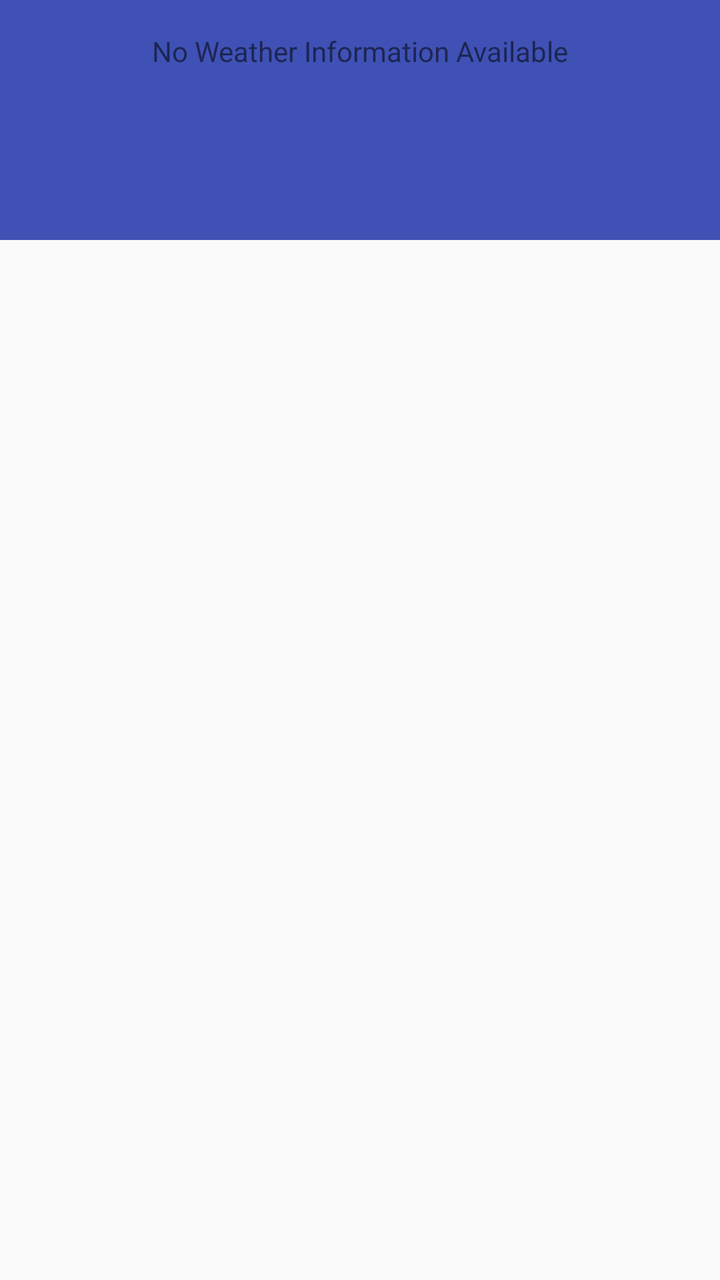
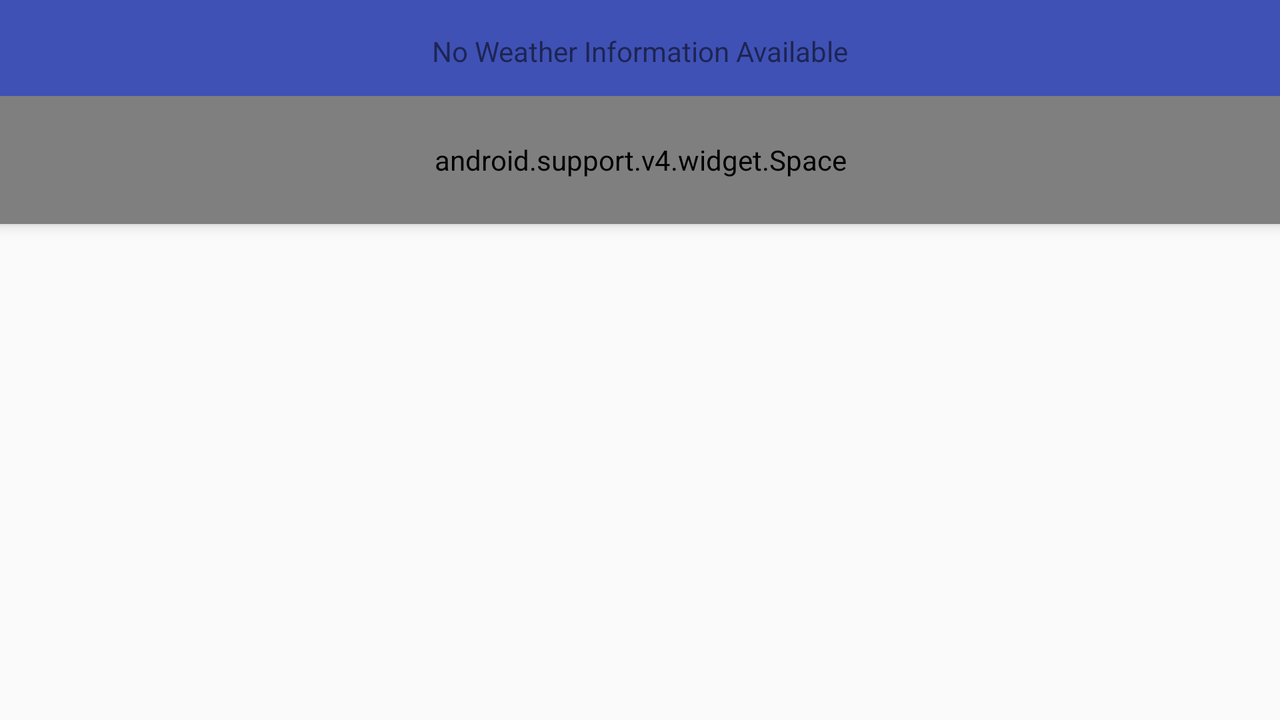

Compare how this app lays out the same screen by default and in its alternative resource folder. The renders come first, then the two layout files and the values they reference.
<!-- AndroidManifest.xml: activity theme AppTheme.Main -->
<!-- res/layout/fragment_main.xml -->
<FrameLayout
    xmlns:android="http://schemas.android.com/apk/res/android"
    xmlns:app="http://schemas.android.com/apk/res-auto"
    android:layout_width="match_parent"
    android:layout_height="match_parent">
    <android.support.design.widget.CoordinatorLayout
        android:layout_height="match_parent"
        android:layout_width="match_parent"
        android:id="@+id/col">
        <android.support.design.widget.AppBarLayout
            android:id="@+id/appbar"
            android:layout_height="wrap_content"
            android:layout_width="match_parent"
            android:theme="@style/ThemeOverlay.AppCompat.Dark.ActionBar"
            app:elevation="0dp">
        <android.support.v7.widget.Toolbar
            android:id="@+id/toolbar"
            android:layout_height="wrap_content"
            android:layout_width="match_parent"
            android:elevation="0dp"
            app:theme="@style/ThemeOverlay.AppCompat.Dark.ActionBar"
            app:layout_scrollFlags="scroll|exitUntilCollapsed">
        <ImageView
            android:layout_width="wrap_content"
            android:layout_height="?attr/listPreferredItemHeight"
            android:layout_gravity="center_horizontal"
            android:scaleType="center"
            android:src="@drawable/ic_logo"
            android:contentDescription="@string/app_name"
            android:layout_marginTop="?attr/actionBarSize"
            app:layout_scrollFlags="scroll|enterAlwaysCollapsed"/>
        </android.support.v7.widget.Toolbar>
        </android.support.design.widget.AppBarLayout>

        <android.support.v7.widget.RecyclerView
            android:id="@+id/recyclerview_forecast"
            android:layout_width="match_parent"
            android:layout_height="match_parent"
            app:layout_behavior="@string/appbar_scrolling_view_behavior"/>
        <TextView
            android:id="@+id/recyclerview_forecast_empty"
            android:text="@string/empty_forecast_list"
            android:layout_width="match_parent"
            android:layout_height="match_parent"
            android:gravity="center_horizontal"
            android:paddingRight="@dimen/activity_horizontal_margin"
            android:paddingEnd="@dimen/activity_horizontal_margin"
            android:paddingLeft="@dimen/activity_horizontal_margin"
            android:paddingStart="@dimen/activity_horizontal_margin"
            android:paddingTop="@dimen/activity_vertical_margin"
            android:paddingBottom="@dimen/activity_vertical_margin"
            app:layout_anchor = "@id/recyclerview_forecast"
            app:layout_anchorGravity="fill"
            />
    </android.support.design.widget.CoordinatorLayout>


</FrameLayout>
<!-- resources referenced by this layout -->
<resources>
  <dimen name="activity_horizontal_margin">16dp</dimen>
  <dimen name="activity_vertical_margin">16dp</dimen>
  <string name="app_name">Sunshine</string>
  <string name="empty_forecast_list">No Weather Information Available</string>
  <!-- from res/values-v21/ -->
  <style name="AppTheme.Main" parent="@style/AppTheme">
          <item name="android:windowContentTransitions">true</item>
      </style>
  <style name="AppTheme" parent="@style/Theme.AppCompat.Light.NoActionBar">
          <item name="colorPrimary">@color/colorPrimary</item>
          <item name="colorPrimaryDark">@color/colorPrimaryDark</item>
          <item name="colorAccent">@color/colorAccent</item>
          <item name="toolbarStyle">@style/Toolbar</item>
  
      </style>
  <color name="colorPrimary">#3F51B5</color>
  <color name="colorPrimaryDark">#303F9F</color>
  <color name="colorAccent">#FF4081</color>
  <style name="Toolbar" parent="Widget.AppCompat.Toolbar">
          <item name="android:background">?attr/colorPrimary</item>
          <item name="popupTheme">@style/Theme.AppCompat.Light</item>
      </style>
</resources>
<!-- res/layout-land/fragment_main.xml (the repository's variant of the layout above) -->
<!-- drawn on the phone turned sideways -->
<?xml version="1.0" encoding="utf-8"?>
<RelativeLayout
    xmlns:android="http://schemas.android.com/apk/res/android"
    xmlns:app="http://schemas.android.com/apk/res-auto"
    android:layout_width="match_parent"
    android:layout_height="match_parent">
    <LinearLayout
        android:id="@+id/appbar"
        android:layout_width="match_parent"
        android:layout_height="wrap_content"
        android:layout_alignParentTop="true"
        android:background="?attr/colorPrimary"
        android:elevation="@dimen/appbar_elevation"
        android:orientation="vertical">
        <android.support.v7.widget.Toolbar
            android:id="@+id/toolbar"
            android:layout_height="?attr/actionBarSize"
            android:layout_width="match_parent"
            android:elevation="0dp"
            app:theme="@style/ThemeOverlay.AppCompat.Dark.ActionBar"
            app:popupTheme="@style/ThemeOverlay.AppCompat.Light"/>
        <android.support.v4.widget.Space
            android:layout_width="match_parent"
            android:layout_height="?attr/listPreferredItemHeight"
            />
    </LinearLayout>
    <include layout="@layout/fragment_main_base"
        android:layout_alignParentTop="true"
        android:layout_centerHorizontal="true"
        android:layout_height="match_parent"
        android:layout_width="@dimen/landscape_forecast_view_width"/>


</RelativeLayout>
<!-- res/layout/fragment_main_base.xml (included above) -->
<FrameLayout xmlns:android="http://schemas.android.com/apk/res/android"
    xmlns:tools="http://schemas.android.com/tools"
    android:layout_width="match_parent"
    android:layout_height="match_parent"
    android:elevation="@dimen/appbar_elevation"
    tools:context="com.example.yeozuoheng.sunshine.ForecastFragment">
    <android.support.v7.widget.RecyclerView
        style="@style/ForecastListStyle"
        android:id="@+id/recyclerview_forecast"
        android:layout_width="match_parent"
        android:layout_height="match_parent"
        android:divider="@null" />
    
    <TextView
        android:id="@+id/recyclerview_forecast_empty"
        android:text="@string/empty_forecast_list"
        android:layout_width="match_parent"
        android:layout_height="match_parent"
        android:gravity="center_horizontal"
        android:paddingRight="@dimen/activity_horizontal_margin"
        android:paddingEnd="@dimen/activity_horizontal_margin"
        android:paddingLeft="@dimen/activity_horizontal_margin"
        android:paddingStart="@dimen/activity_horizontal_margin"
        android:paddingTop="@dimen/activity_vertical_margin"
        android:paddingBottom="@dimen/activity_vertical_margin"
        />
</FrameLayout>
<!-- resources referenced by the variant -->
<!-- as the phone turned sideways resolves them -->
<resources>
  <dimen name="activity_horizontal_margin">16dp</dimen>
  <dimen name="activity_vertical_margin">16dp</dimen>
  <dimen name="appbar_elevation">4dp</dimen>
  <string name="empty_forecast_list">No Weather Information Available</string>
  <style name="ForecastListStyle">
          
      </style>
  <!-- from res/values-v21/ -->
  <style name="AppTheme.Main" parent="@style/AppTheme">
          <item name="android:windowContentTransitions">true</item>
      </style>
  <style name="AppTheme" parent="@style/Theme.AppCompat.Light.NoActionBar">
          <item name="colorPrimary">@color/colorPrimary</item>
          <item name="colorPrimaryDark">@color/colorPrimaryDark</item>
          <item name="colorAccent">@color/colorAccent</item>
          <item name="toolbarStyle">@style/Toolbar</item>
  
      </style>
  <color name="colorPrimary">#3F51B5</color>
  <color name="colorPrimaryDark">#303F9F</color>
  <color name="colorAccent">#FF4081</color>
  <style name="Toolbar" parent="Widget.AppCompat.Toolbar">
          <item name="android:background">?attr/colorPrimary</item>
          <item name="popupTheme">@style/Theme.AppCompat.Light</item>
      </style>
</resources>
